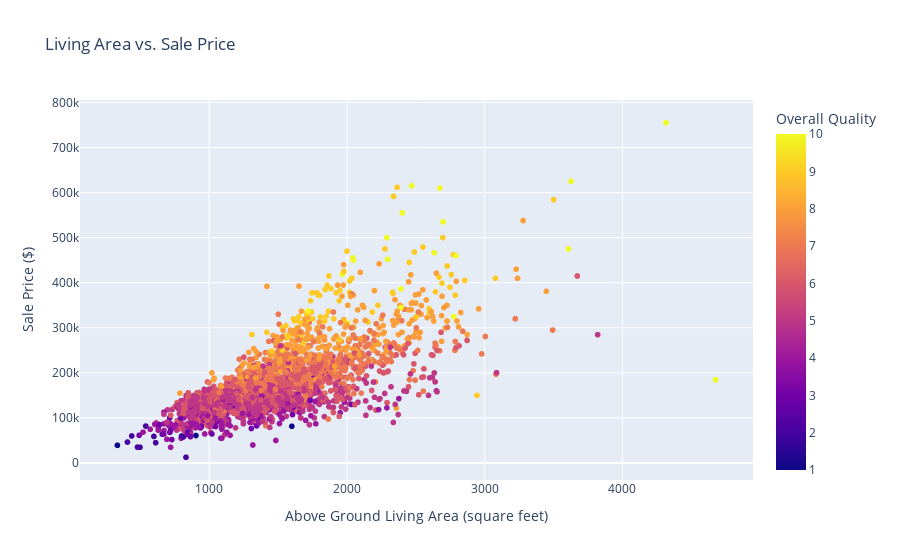

The code cell stored with this chart in its notebook:
### Code cell
fig = px.scatter(housing, x= 'GrLivArea', y = 'SalePrice', color = 'OverallQual',
                 title='Living Area vs. Sale Price',
                 labels={'GrLivArea': 'Above Ground Living Area (square feet)', 
                         'SalePrice': 'Sale Price ($)',
                        'OverallQual': 'Overall Quality'},
                hover_data= ['SaleCondition'])
fig.show()

fig.write_image("sqfeet_vs_price.svg")

### Figure 1 — Plotly figure (JSON) as saved in the notebook; plotly's stock layout.template omitted (floating-point values rounded to 4 significant figures; data arrays with more than 128 entries replaced by an {"elided": "..."} marker saying what was removed)
{"data": [{"customdata": {"elided": "2579x1 str values"}, "hovertemplate": "Above Ground Living Area (square feet)=%{x}<br>Sale Price ($)=%{y}<br>SaleCondition=%{customdata[0]}<br>Overall Quality=%{marker.color}<extra></extra>", "legendgroup": "", "marker": {"color": {"elided": "2579 int values"}, "coloraxis": "coloraxis", "symbol": "circle"}, "mode": "markers", "name": "", "showlegend": false, "type": "scattergl", "x": {"elided": "2579 int values"}, "xaxis": "x", "y": {"elided": "2579 int values"}, "yaxis": "y"}], "layout": {"coloraxis": {"colorbar": {"title": {"text": "Overall Quality"}}, "colorscale": [[0, "#0d0887"], [0.1111, "#46039f"], [0.2222, "#7201a8"], [0.3333, "#9c179e"], [0.4444, "#bd3786"], [0.5556, "#d8576b"], [0.6667, "#ed7953"], [0.7778, "#fb9f3a"], [0.8889, "#fdca26"], [1, "#f0f921"]]}, "legend": {"tracegroupgap": 0}, "title": {"text": "Living Area vs. Sale Price"}, "xaxis": {"anchor": "y", "domain": [0, 1], "title": {"text": "Above Ground Living Area (square feet)"}}, "yaxis": {"anchor": "x", "domain": [0, 1], "title": {"text": "Sale Price ($)"}}}}
